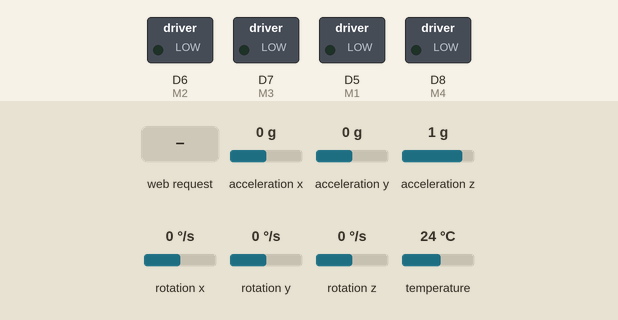
A program run on a simulated ESP8266 (NodeMCU). Parts: switched loads named in the program (green lamp = pin HIGH). The inputs (shaded band) are chosen by the test bench; at power-on: acceleration x 0 g, rotation y 0 °/s, acceleration y 0 g, acceleration z 1 g, rotation x 0 °/s, rotation z 0 °/s, temperature 24 °C. WiFi joins after 1.5 s; servers stay silent unless stated; what the program prints to the serial monitor is not drawn.

Above: at 4.6 s.
4.7 s: HTTP request GET /throttle?value=120 received
At 5.5 s:
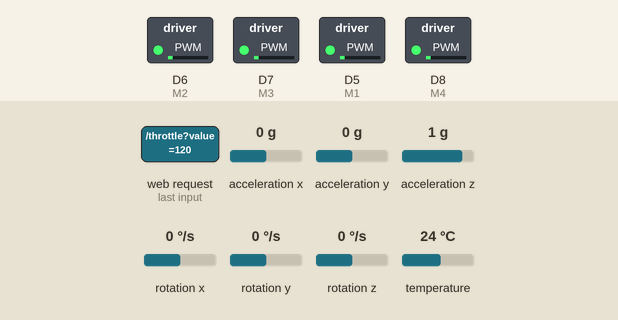
6.2 s: acceleration x set to -1.4 g
At 7.4 s:
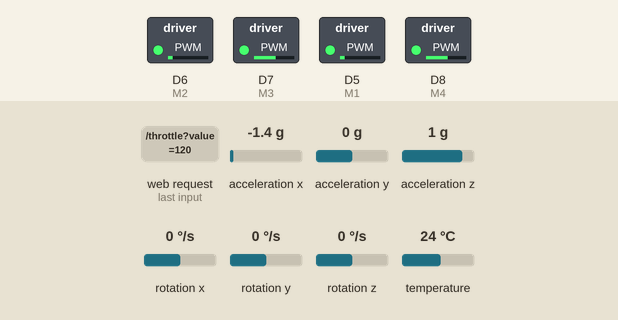
9.2 s: rotation y set to 100 °/s
At 9.55 s:
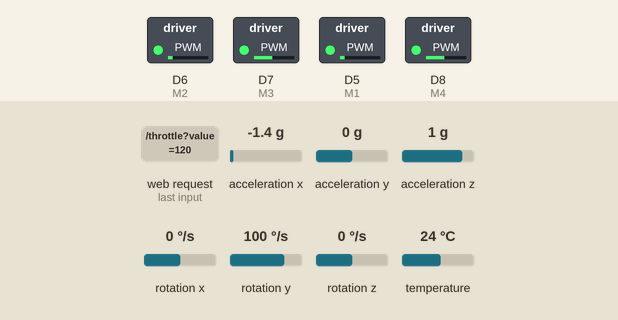
11.1 s: acceleration y set to -1.4 g
At 12.6 s:
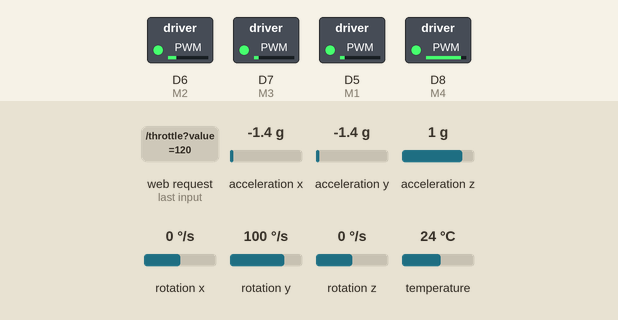
13.1 s: HTTP request GET /ctrl?p=120 received
At 14.2 s:
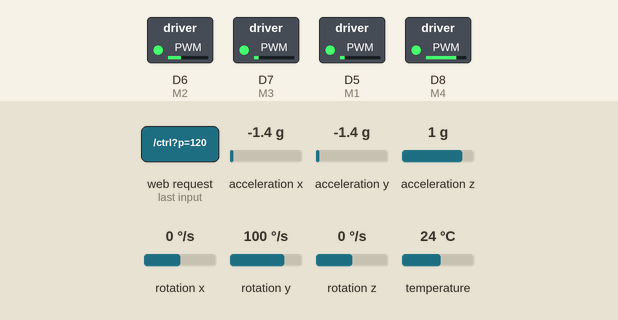
14.6 s: acceleration z set to 1.4 g
At 16.5 s:
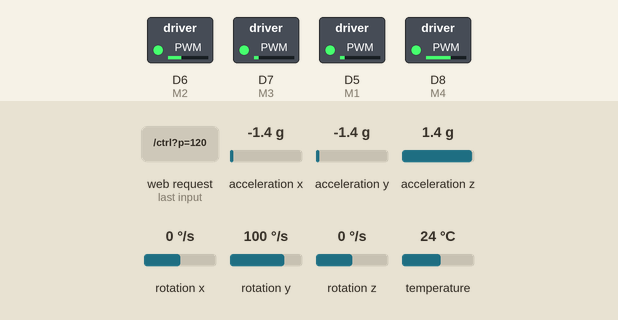
Timing chart, 0 to 17.6 s (numbered marks = the images above; inputs shaded):
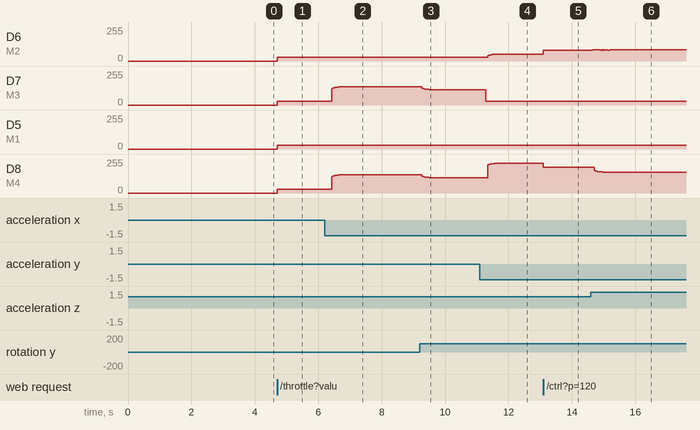

The program:

main.cpp
```cpp
/*
 * Drone test firmware v0.5  –  30 may 2025
 *  • 4 coreless motors (low–side MOSFET)
 *  • Manual sliders: Throttle, Pitch (fwd/back), Roll (left/right), Yaw (cw/ccw)
 *  • Fallback: works without MPU6050
 */

#include <ESP8266WiFi.h>
#include <ESP8266WebServer.h>
#include <Wire.h>
#include <Adafruit_MPU6050.h>
#include <Adafruit_Sensor.h>

/* ---------- Wi-Fi ---------- */
const char* ssid1 = "Spitalul 9", *pass1 = "faraParola5614!";
const char* ssid2 = "upb_guest",  *pass2 = "";

/* ---------- Web ---------- */
ESP8266WebServer server(80);

/* ---------- PWM / motors ---------- */
#define M1 D5   // front-right  CW
#define M2 D6   // front-left   CCW
#define M3 D7   // back-right   CCW
#define M4 D8   // back-left    CW
constexpr uint16_t PWM_RES  = 1023;
constexpr uint32_t PWM_FREQ = 16000;
constexpr uint16_t MOTOR_IDLE = 120;

/* ---------- optional MPU ---------- */
#define SDA_PIN D2
#define SCL_PIN D1
Adafruit_MPU6050 mpu;
bool mpuOK = false;

/* ---------- control vars ---------- */
volatile uint16_t throttlePWM = 0;
volatile int16_t  pitchCmd = 0;   // -512 … 512
volatile int16_t  rollCmd  = 0;
volatile int16_t  yawCmd   = 0;

float pitch = 0, roll = 0, offGX = 0, offGY = 0;
unsigned long tPrev = 0;

/* ---------- helpers ---------- */
uint16_t mixMotor(int32_t v){                    // idle clamp
  v = constrain(v, 0, PWM_RES);
  if (throttlePWM < MOTOR_IDLE) return 0;
  return (v < MOTOR_IDLE) ? MOTOR_IDLE : v;
}

/* ---------- prototypes ---------- */
void handleRoot();
void handleThrottle();
void handleCtrl();

/* ---------- setup ---------- */
void setup(){
  Serial.begin(115200); delay(200);

  WiFi.begin(ssid1, pass1);
  unsigned long t0 = millis(); bool tried2 = false;
  while (WiFi.status()!=WL_CONNECTED){
    delay(400);
    if(!tried2 && millis()-t0>8000){ WiFi.begin(ssid2, pass2); tried2=true; t0=millis(); }
  }
  Serial.printf("Wi-Fi OK  %s\n", WiFi.localIP().toString().c_str());

  pinMode(M1,OUTPUT); pinMode(M2,OUTPUT); pinMode(M3,OUTPUT); pinMode(M4,OUTPUT);
  analogWriteFreq(PWM_FREQ);

  Wire.begin(SDA_PIN, SCL_PIN);
  mpuOK = mpu.begin();
  if(mpuOK){
    mpu.setAccelerometerRange(MPU6050_RANGE_8_G);
    mpu.setGyroRange         (MPU6050_RANGE_500_DEG);
    mpu.setFilterBandwidth   (MPU6050_BAND_21_HZ);
    sensors_event_t a,g,t; const int N=400;
    for(int i=0;i<N;i++){ mpu.getEvent(&a,&g,&t); offGX+=g.gyro.x; offGY+=g.gyro.y; delay(2);}
    offGX/=N; offGY/=N;
    Serial.println("MPU OK – stabilisation active");
  }else Serial.println("MPU absent – manual mode only");

  server.on("/",        handleRoot);
  server.on("/throttle",handleThrottle);
  server.on("/ctrl",    handleCtrl);
  server.begin();
  tPrev = micros();
}

/* ---------- loop ---------- */
void loop(){
  /* read MPU if present */
  int16_t dP=0, dR=0;      // sensor terms
  if(mpuOK){
    sensors_event_t a,g,t; mpu.getEvent(&a,&g,&t);
    unsigned long now = micros();
    float dt = (now - tPrev)*1e-6f; tPrev = now;
    float accP = atan2(a.acceleration.x, a.acceleration.z);
    float accR = atan2(a.acceleration.y, a.acceleration.z);
    float gX = g.gyro.x - offGX;
    float gY = g.gyro.y - offGY;
    pitch = 0.98f*(pitch + gY*dt) + 0.02f*accP;
    roll  = 0.98f*(roll  + gX*dt) + 0.02f*accR;
    dP = pitch*57.3f*8;
    dR = roll *57.3f*8;
  }

  /* combine commands */
  int16_t pTerm = dP + pitchCmd;   // forward/back
  int16_t rTerm = dR + rollCmd;    // left/right
  int16_t yTerm = yawCmd;          // cw/ccw

  /* motor mix */
  uint16_t m1 = mixMotor(throttlePWM + pTerm + rTerm + yTerm);   // CW
  uint16_t m2 = mixMotor(throttlePWM + pTerm - rTerm - yTerm);   // CCW
  uint16_t m3 = mixMotor(throttlePWM - pTerm + rTerm - yTerm);   // CCW
  uint16_t m4 = mixMotor(throttlePWM - pTerm - rTerm + yTerm);   // CW

  analogWrite(M1,m1); analogWrite(M2,m2);
  analogWrite(M3,m3); analogWrite(M4,m4);

  server.handleClient();
}

/* ---------- HTTP handlers ---------- */
void handleThrottle(){
  if(server.hasArg("value"))
    throttlePWM = constrain(server.arg("value").toInt(),0,PWM_RES);
  server.send(200,"text/plain","OK");
}

void handleCtrl(){
  if(server.hasArg("p")) pitchCmd = constrain(server.arg("p").toInt(),-512,512);
  if(server.hasArg("r")) rollCmd  = constrain(server.arg("r").toInt(),-512,512);
  if(server.hasArg("y")) yawCmd   = constrain(server.arg("y").toInt(),-512,512);
  server.send(200,"text/plain","OK");
}

void handleRoot(){
  String html=R"rawliteral(
<!DOCTYPE html><html><head>
<meta name="viewport" content="width=device-width,initial-scale=1">
<title>Drone Ctrl</title><style>
body{font-family:sans-serif;padding:1em;background:#fafafa}
input[type=range]{-webkit-appearance:none;width:100%;height:3em;margin:.4em 0}
input[type=range]::-webkit-slider-thumb{
  -webkit-appearance:none;width:36px;height:36px;border-radius:50%;background:#2196f3;border:none}
label{font-weight:bold}
.warn{color:#d50000;font-weight:bold}
</style></head><body>

<label>Throttle</label>
<input type="range" id="thr" min="0" max="1023" value="0"
 oninput="sendThr(this.value)"><br>

<label>Pitch (fwd/back)</label>
<input type="range" id="pit" min="-512" max="512" value="0"
 oninput="sendCtrl()" onmouseup="reset(this)" ontouchend="reset(this)"><br>

<label>Roll (left/right)</label>
<input type="range" id="rol" min="-512" max="512" value="0"
 oninput="sendCtrl()" onmouseup="reset(this)" ontouchend="reset(this)"><br>

<label>Yaw (cw/ccw)</label>
<input type="range" id="yaw" min="-512" max="512" value="0"
 oninput="sendCtrl()" onmouseup="reset(this)" ontouchend="reset(this)"><br>

<p id="stat">%STATUS%</p>

<script>
function sendThr(v){ fetch('/throttle?value='+v,{keepalive:true}); }
function val(id){ return document.getElementById(id).value; }
function sendCtrl(){
  fetch('/ctrl?p='+val('pit')+'&r='+val('rol')+'&y='+val('yaw'),{keepalive:true});
}
function reset(el){ el.value=0; sendCtrl(); }
</script></body></html>
)rawliteral";

  html.replace("%STATUS%", mpuOK ? "MPU OK – stabilisation on" :
                                   "<span class=\"warn\">MPU OFFLINE – manual only</span>");
  server.send(200,"text/html",html);
}
```

Measured:
- after the input at 4.7 s, D6 (M2), D7 (M3), D5 (M1), D8 (M4): 0/255 → 29/255 at once
- after the input at 6.2 s, D7 (M3), D8 (M4): moves from 29/255 to 138/255 over 0.42 s, starting after 0.23 s
- after the input at 9.2 s, D7 (M3), D8 (M4): moves from 138/255 to 115/255 over 0.35 s, starting after 0.06 s
- after the input at 11.1 s, D6 (M2): moves from 29/255 to 52/255 over 0.32 s, starting after 0.24 s; D7 (M3): 115/255 → 29/255 after 0.18 s; D8 (M4): moves from 115/255 to 223/255 over 0.32 s, starting after 0.24 s
- after the input at 13.1 s, D6 (M2): 52/255 → 82/255 at once; D8 (M4): 223/255 → 193/255 at once
- after the input at 14.6 s, D6 (M2): goes 83/255 0.23 s, 4 × (82/255 0.01 s, 83/255 0.01 s), 82/255 0.03 s, 83/255 0.05 s, 82/255 0.08 s, then 83/255, starting after 0.06 s; D8 (M4): moves from 193/255 to 156/255 over 0.35 s, starting after 0.11 s
